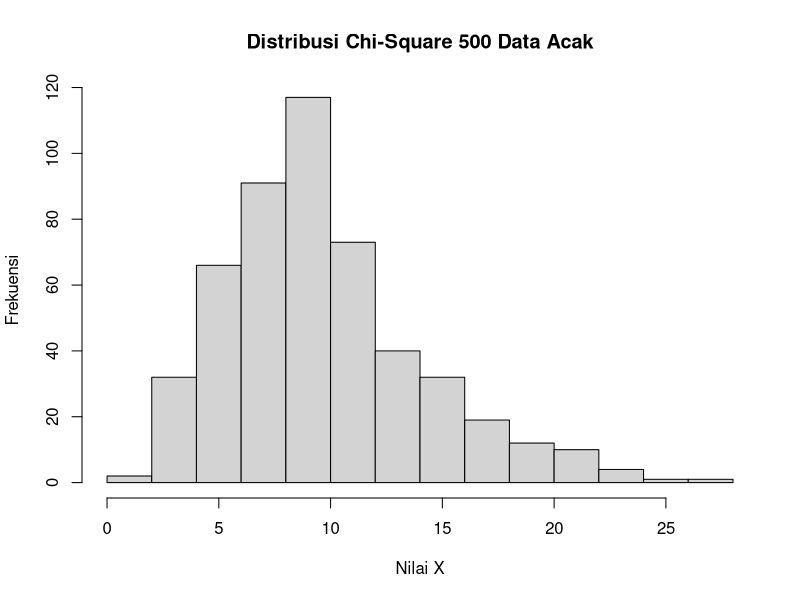

Here is the R script that generated this plot:
#3A Fungsi probabilitas dari distribusi Chi-Square
dchisq(3, 10, ncp = 0, log = FALSE)

#3B Histogram
data = rchisq(n = 500, df = 10)
hist(data, main = "Distribusi Chi-Square 500 Data Acak", xlab = "Nilai X", ylab = "Frekuensi")

#3C
data = rchisq(n = 10000, 10)
rataan = mean(data)
varian = var(data)
rataan
varian
